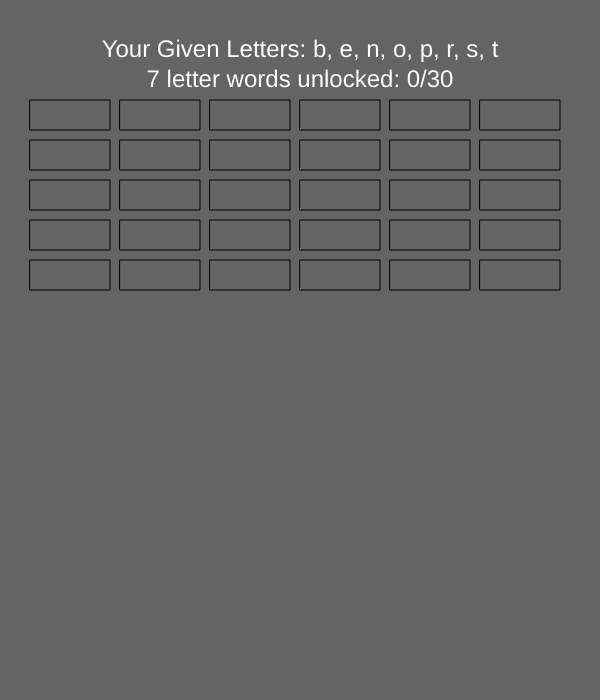
Frame 1 (no input)
Frame 60 (no input): identical to frame 1, image omitted
Frame 120 (the mouse pressed at the canvas centre since frame 60): identical to frame 1, image omitted

The p5.js sketch that drew this single still picture (run headless with seeded random() and noise() and a simulated clock; from frame 60 on, the mouse is pressed at the canvas centre):

// p5.js sketch
// ── sketch.js
function setup() {
  words = ["abandon","abdomen","abiding","abigail","ability","abolish","aborted","absence","absorbs","abstain","abusers","abusing","abusive","academy","accents","accepts","acclaim","accords","account","accrued","accused","accuses","acetate","achieve","acidity","acquire","acreage","acronym","acrylic","actions","actress","acutely","adamant","adapted","adapter","addicts","address","adhered","adjunct","adjusts","admiral","admired","admirer","adopted","adorned","advance","adverse","adverts","advised","adviser","advises","advisor","aerobic","aerosol","affairs","affects","affords","against","agendas","agility","airflow","airline","airport","airways","alameda","alarmed","alchemy","alcohol","alerted","algebra","aligned","alimony","alleged","alleges","allergy","allowed","alluded","almanac","almonds","already","alright","altered","amassed","amateur","amazing","ambient","amended","ammonia","amnesia","amnesty","amongst","amounts","amplify","amusing","analogy","analyse","analyst","analyze","anarchy","anatomy","anchors","ancient","android","angelic","angered","angling","angrily","anguish","angular","animals","animate","annexed","annoyed","annuity","anomaly","another","answers","antenna","anthrax","antigen","antique","anxiety","anxious","anybody","anymore","anytime","anyways","apology","apostle","apparel","appeals","appears","appease","applaud","applied","applies","appoint","approve","aquatic","aqueous","arcadia","archaic","archers","archery","archive","arduous","arguing","arising","armored","arousal","aroused","arrange","arrears","arrests","arrival","arrived","arrives","arsenal","arsenic","article","artisan","artists","artwork","ashamed","aspects","asphalt","aspirin","assault","asserts","assigns","assists","assumed","assumes","assured","assures","atheism","atheist","athlete","attacks","attempt","attends","attract","auction","audible","audited","auditor","augment","authors","autopsy","avenger","avenues","average","averted","avocado","avoided","awaited","awakens","awarded","awesome","awfully","awkward","babysit","backers","backing","backlog","backups","badgers","baffled","baggage","bailout","baiting","balance","balcony","ballads","ballast","balloon","ballots","bananas","bandage","bandits","banging","bangkok","bankers","banking","banners","banning","banquet","baptism","baptist","bargain","barista","barking","baroque","barrage","barrels","barrier","barring","baseman","bashing","baskets","bassist","bastion","batches","bathing","bathtub","batsman","batters","battery","batting","battled","battles","bayonet","beaches","beacons","beaming","bearded","bearers","bearing","beating","beavers","because","becomes","bedding","bedrock","bedroom","bedside","bedtime","beetles","beggars","begging","behaved","behaves","belated","beliefs","believe","bellows","belongs","beloved","benches","bending","beneath","benefit","berries","berserk","besides","bespoke","betting","between","bicycle","bidders","bidding","bigfoot","biggest","bigoted","bigotry","billing","billion","binding","biology","biomass","biotech","bipolar","biscuit","bishops","bizarre","blacked","bladder","blaming","blanket","blasted","blaster","blatant","blazers","blazing","blended","blender","blessed","blinded","blindly","bloated","blocked","blocker","blogger","blondie","blooded","blossom","blowing","blowout","blunder","bluntly","blurred","boarded","boasted","boating","bohemia","boilers","boiling","bologna","bolster","bombers","bombing","bonanza","bondage","bonding","bonfire","bonkers","bonuses","booking","booklet","boomers","booming","boosted","booster","bootleg","borders","boredom","borough","botanic","botched","bothers","bottled","bottles","bottoms","boulder","bounced","bouncer","bounces","bounded","bouquet","bourbon","bowlers","bowling","boycott","boyhood","bracing","bracket","braided","braille","braking","branded","bravely","bravery","breadth","breaker","breakup","breasts","breathe","breaths","breeder","brewers","brewery","brewing","bribery","bridges","briefed","briefly","brigade","bristol","brittle","broaden","broader","broadly","brokers","broncos","brothel","brother","brought","brownie","browser","bruised","bruises","brushed","brushes","bubbles","buckets","buddies","budding","budgets","buffalo","buffers","bugging","builder","buildup","bulging","bulldog","bullets","bullied","bullies","bullion","bullish","bullock","bullpen","bumping","bundled","bundles","bunkers","bunnies","bunting","burdens","burgers","burgess","burglar","burials","burners","burning","burnout","burrito","burrows","burying","busiest","busting","butcher","buttons","buzzing","cabaret","cabbage","cabinet","cadence","calcium","caliber","calibre","callers","calling","callous","calming","calorie","cameras","campers","camping","cancels","cancers","candies","candles","canning","cannons","canteen","canyons","capable","capital","capitol","capping","capsule","captain","caption","captive","capture","caramel","caravan","carcass","cardiac","careers","careful","carnage","carpets","carried","carrier","carries","carrots","cartels","cartier","cartoon","carving","cascade","cashier","cashing","casinos","casting","castles","catalog","catcher","catches","catered","catfish","cathode","causing","caution","cavalry","ceiling","celeste","censors","centers","central","centred","centres","centric","century","ceramic","cereals","certain","certify","chained","chaired","chamber","chances","changed","changer","changes","channel","chaotic","chapman","chapter","charged","charger","charges","chariot","charity","charley","charlie","charmed","charred","charter","chasing","chassis","chateau","chatted","chatter","cheaper","cheaply","cheated","cheater","checked","checker","cheddar","cheered","cheeses","cheetah","chemist","cherish","chevron","chewing","chicken","chiefly","chilled","chimney","chipped","choices","choking","cholera","chooses","chopped","chopper","christy","chronic","chuckle","cinemas","circled","circles","circuit","citadel","citizen","claimed","clapped","clarify","clarity","clashed","clashes","classed","classes","classic","clauses","cleaned","cleaner","cleanly","cleanse","cleanup","cleared","clearer","clearly","cleaver","clement","clerics","clicked","clients","climate","climbed","climber","clinics","clipped","clipper","clocked","clogged","cloning","closely","closest","closets","closing","closure","clothed","clothes","clouded","cluster","clutter","coached","coaches","coastal","coaster","coating","cocaine","cockpit","coconut","coerced","coexist","coffees","coffins","cohorts","coinage","coldest","collage","collars","collect","colleen","college","collide","collier","collins","cologne","colombo","colonel","colored","colours","columns","combine","comedic","comfort","comical","command","commend","comment","commits","commons","commune","commute","compact","company","compare","compass","compete","compile","complex","compose","compost","compute","comrade","concave","conceal","concede","concept","concern","concert","concise","concord","condemn","condoms","condone","conduct","conduit","confess","confirm","conform","confuse","conical","conjure","connect","conquer","consent","consist","console","consort","consult","consume","contact","contain","contend","content","contest","context","contour","control","convene","convent","convert","conveys","convict","convoys","cookery","cookies","cooking","coolant","coolest","cooling","copious","copying","cordial","corners","corolla","coroner","corpses","correct","corrupt","cosplay","costing","costume","cottage","cougars","coulter","council","counsel","counted","counter","country","coupled","couples","coupons","courage","courier","courses","cousins","couture","covered","coveted","cowards","cowboys","coyotes","cracked","cracker","crafted","crammed","cramped","crashed","crashes","craters","craving","crawled","crayons","crazier","created","creates","creator","credits","cricket","crimson","cripple","critics","crochet","cronies","crooked","cropped","crossed","crosses","crowded","crowned","crucial","cruelty","cruiser","cruises","crumble","crunchy","crusade","crushed","crusher","crushes","cryptic","crystal","cubicle","cuisine","culprit","culture","cunning","cupcake","curated","curator","curious","curling","current","cursing","curtain","curving","cushion","custard","custody","customs","cutlery","cutters","cutting","cyanide","cycling","cyclist","cyclone","cyclops","cynical","cypress","daggers","damaged","damages","damning","dancers","dancing","dangers","darkest","darling","dashing","dataset","daycare","daytime","dealers","dealing","dearest","debacle","debated","debates","debuted","decades","deceive","decency","decided","decides","decimal","declare","decline","decreed","decrees","deepest","default","defeats","defects","defence","defends","defense","defiant","deficit","defined","defines","deflect","defunct","defying","degrade","degrees","deities","delayed","deleted","delight","deliver","deluded","demands","demonic","demoted","denoted","denotes","densely","density","dentist","denying","departs","depends","depicts","deposed","deposit","deprive","derived","derives","derrick","descend","descent","deserts","deserve","designs","desired","desires","desktop","despair","despise","despite","dessert","destiny","destroy","details","detects","detract","develop","deviant","deviate","devices","devious","devised","devoted","diagram","dialect","dialing","diamond","diapers","diaries","dickens","dictate","dietary","dieting","differs","diffuse","digging","digital","dignity","dilemma","diluted","dinners","diocese","dioxide","diploma","dipping","directs","disable","discard","discern","discord","discuss","disdain","disease","disgust","dislike","dismiss","display","dispose","dispute","disrupt","dissent","distant","distort","disturb","ditched","ditches","diverse","divided","divides","divorce","docking","doctors","dodgers","dodging","dollars","dolphin","domains","donated","donkeys","doorway","dormant","dossier","doubled","doubles","doubted","downing","drafted","dragged","dragons","drained","drastic","draught","drawers","drawing","dreaded","dreamed","dreamer","dressed","dresser","dresses","dribble","drifted","drilled","drinker","drivers","driving","drizzle","dropout","dropped","drought","drowned","drugged","drummer","drunken","duality","dubious","dubstep","duchess","ducking","dumbest","dummies","dumping","dungeon","durable","dusting","dwarves","dynamic","dynasty","eagerly","earbuds","earlier","earners","earnest","earning","earring","earthly","easiest","eastern","echoing","eclipse","ecology","economy","ecstasy","editing","edition","editors","educate","effects","efforts","ejected","elastic","elderly","elected","elegant","element","elevate","elitist","elusive","emailed","embargo","embassy","embrace","embryos","emerald","emerged","emerges","eminent","emitted","emotion","empathy","emperor","empires","employs","empower","empress","emptied","emulate","enabled","enables","enacted","enclave","encoded","endemic","endgame","endings","endless","endorse","endowed","endured","enemies","enforce","engaged","engages","engines","enhance","enjoyed","enlarge","enquiry","enraged","ensuing","ensured","ensures","entails","entered","entries","entropy","envious","enzymes","episode","epitome","equally","equates","equator","equinox","erasing","erected","erosion","errands","erratic","erupted","escaped","escapes","escorts","esports","esquire","essence","estates","estuary","etching","eternal","ethanol","ethical","evasion","evasive","evening","evicted","evident","evolved","evolves","exactly","exalted","examine","example","exceeds","excerpt","excited","excites","exclude","excused","excuses","execute","exerted","exhaust","exhibit","existed","exiting","expands","expanse","expects","expense","experts","expired","expires","explain","explode","exploit","explore","exports","exposed","exposes","express","extends","extinct","extract","extreme","eyeball","eyebrow","eyelids","fabrics","faction","factors","factory","factual","faculty","failing","failure","fainted","faintly","fairest","fairies","falcons","fallacy","falling","fallout","falsely","fanatic","fancied","fancies","fanfare","fanning","fantasy","farmers","farming","farther","fascism","fascist","fashion","fastest","fasting","fatally","fateful","fathers","fatigue","favored","favours","fearful","fearing","feather","feature","federal","feeders","feeding","feeling","fellows","females","fencing","ferries","fertile","fervent","festive","fetched","fiancee","fiction","fielded","fielder","fifteen","fifties","fighter","figured","figures","filings","fillers","filling","filming","filters","finally","finance","finding","finesse","fingers","firearm","firefly","fireman","firemen","firstly","fishery","fishing","fission","fitness","fitting","fixture","flagged","flaming","flanked","flannel","flashed","flashes","flatter","flavors","flavour","fledged","fleeing","flexing","flicker","flights","flipped","floated","flooded","florist","flowers","flowing","fluency","flushed","flutter","focused","focuses","folders","folding","foliage","follows","fooling","foolish","footage","footing","forbade","forbids","forcing","forearm","foreign","foreman","foresee","forests","forever","forfeit","forgave","forgery","forgets","forging","forgive","formats","forming","formula","forties","fortune","forward","fossils","fosters","founded","founder","foundry","fragile","framing","frankly","frantic","fraught","freaked","freedom","freeing","freeman","freeway","freezer","freezes","freight","fresher","freshly","friends","frigate","fringes","frontal","fronted","frosted","frowned","fueling","fuelled","fulfill","fullest","funding","funeral","funnier","furious","furnace","furnish","further","futures","gadgets","gaining","galilee","gallant","gallery","gallons","gallows","gambler","gangsta","garages","garbage","gardens","garland","garment","garnish","gasping","gastric","gateway","gathers","gazette","gearbox","gearing","genders","general","generic","genesis","genetic","genital","genomes","genomic","gentile","genuine","geology","germans","gestapo","gesture","getaway","getting","ghastly","ghostly","gibbons","giggles","gilbert","gimmick","giraffe","glacial","glacier","glamour","glanced","glances","glaring","glasses","glazing","gliding","glimmer","glimpse","glitter","glorify","glowing","glucose","goblins","goddess","goggles","golfers","golfing","goodbye","goodies","goodman","googled","gorilla","gosling","gospels","gourmet","governs","grabbed","graders","grading","gradual","grammar","grandma","grandpa","granger","granite","granted","graphic","grapple","grasped","grasses","grating","gravely","gravity","grazing","greater","greatly","greener","greeted","grenade","griffin","grilled","grinder","gripped","grizzly","grocery","groomed","grooves","groping","grossed","grossly","grounds","grouped","growers","growing","guarded","guessed","guesses","guiding","guineas","guitars","gunfire","gunners","gunning","gunshot","gymnast","habitat","hackers","hacking","hackney","hailing","haircut","halfway","hallway","halting","hamburg","hammers","hammock","hamster","handbag","handful","handgun","handing","handled","handler","handles","handset","hanging","hangout","happens","happier","happily","harbour","hardest","harmful","harming","harmony","harness","harsher","harshly","harvest","hashtag","hastily","hatched","hatches","hatchet","hateful","hauling","haunted","hawking","hazards","headers","heading","headset","headway","healing","healthy","hearing","hearsay","hearted","heaters","heathen","heather","heating","heavens","heavier","heavily","hectare","heights","heinous","heiress","helmets","helpers","helpful","helping","hepatic","heroism","herring","herself","hiccups","hickory","hideous","hideout","highest","highway","hilltop","himself","hinting","hippies","hipster","history","hitters","hitting","hobbies","holders","holding","holiday","holland","holster","honesty","honored","honours","hoodies","hooking","hopeful","hopping","horizon","hormone","hornets","horrors","hospice","hostage","hostess","hostile","hosting","hotline","hotspot","hotspur","hottest","housing","however","howling","huddled","hugging","humbled","humming","hundred","hunters","hunting","hurdles","hurling","hurried","hurtful","hurting","husband","huskies","hybrids","hydrate","hygiene","iceberg","ideally","idiotic","idyllic","ignited","ignored","ignores","illegal","illicit","illness","imagery","imagine","imaging","imitate","immense","immoral","impacts","impeach","impetus","implant","implied","implies","imports","imposed","imposes","impress","imprint","improve","impulse","inbound","incense","incline","include","incomes","indexed","indexes","indices","indoors","induced","induces","indulge","inertia","infancy","infants","inferno","infield","inflate","inflict","informs","infused","inhabit","inhaled","inherit","inhibit","inhuman","initial","injured","inmates","innings","inquest","inquire","inquiry","insects","inserts","insider","insides","insight","insists","insofar","inspect","inspire","install","instant","instead","insular","insulin","insults","insured","insurer","integer","intends","intense","interim","interns","invaded","invalid","inverse","invests","invited","invites","invoice","invoked","involve","ironing","islands","isolate","isotope","issuing","italics","itching","jackets","jackman","jackpot","jaguars","jamming","janitor","jarring","jasmine","jealous","jerseys","jewelry","jobless","jogging","johnnie","joining","jointly","journal","journey","jubilee","judging","jukebox","jumpers","jumping","juniors","juniper","junkies","justice","justify","karaoke","keepers","keeping","ketchup","keynote","keyword","khalifa","kicking","kickoff","kidding","kidneys","killers","killing","kindred","kinetic","kingdom","kinship","kissing","kitchen","kittens","knights","knitted","knocked","knowing","knuckle","kremlin","labeled","lacking","lactose","ladders","lagging","lambert","landing","langley","lantern","laptops","largely","largest","lasagna","lashing","lasting","latency","lateral","lattice","laughed","laundry","lawless","lawsuit","lawyers","layered","layoffs","layouts","leaders","leading","leaflet","leagues","leakage","leaking","leaning","leaping","learned","learner","leasing","leather","leaving","lecture","leftist","legally","legends","legions","leisure","lenders","lending","lengths","lengthy","lenient","leopard","lesbian","lesions","lessons","letters","letting","lettuce","leveled","lexicon","liaison","liberal","liberty","library","licence","license","licking","lifting","lighted","lighten","lighter","lightly","likened","limited","lineage","lineman","linkage","linking","liquids","listens","listing","literal","lithium","liturgy","lizards","loading","lobbied","lobster","locally","located","locator","lockers","locking","lockout","lodging","logging","logical","longest","longing","looking","lookout","looming","looping","loosely","loosing","looting","lottery","loudest","lovable","lowered","loyalty","luckily","luggage","lullaby","lunatic","lunches","lurking","lyrical","machete","machine","madness","maestro","magenta","magical","magnate","magneto","magnets","mahatma","mailbox","mailing","majesty","malaria","malware","mammals","mammoth","managed","manager","manages","mandate","manhood","manhunt","mankind","manners","manning","mansion","manuals","mapping","marbles","marched","marches","margins","mariner","marines","marital","markers","markets","marking","marlins","marquee","marquis","married","marries","marshal","marshes","martial","martian","martini","martins","martyrs","mascara","masking","masonry","massage","massive","masters","mastery","matched","matches","matchup","matilda","matters","matured","maximal","maximum","maximus","maxwell","mayoral","meadows","meaning","measles","measure","mediate","medical","mediums","meeting","melissa","melodic","melting","members","memoirs","mention","mentors","mercury","mergers","merging","mermaid","message","messiah","messing","methane","methods","metrics","midland","midterm","midtown","midwife","migrant","migrate","mileage","militia","milking","millers","milling","million","mindful","minding","mindset","mineral","minimal","minimum","minions","minivan","minutes","miracle","mirrors","misfits","mislead","missile","missing","mission","mistake","mistook","misused","mixtape","mixture","moaning","mobiles","mockery","mocking","modeled","modesty","modular","modules","molding","moments","monarch","moniker","monitor","monkeys","monsoon","monster","montage","monthly","morales","morally","morning","morocco","mortals","mortars","mosques","mothers","motions","motives","mounted","mouthed","movable","muffins","muffled","mundane","murders","muscles","museums","musical","mussels","mustang","mustard","mutants","mutated","mystery","nagging","nailing","napkins","napping","narrows","nascent","nations","natives","natural","natured","naughty","nearest","nearing","needing","needles","neglect","neither","nemesis","nephews","nervous","nesting","nestled","netball","netting","network","neurons","neutral","neutron","newborn","nightly","nipples","nirvana","nitrate","nodding","nomadic","nominal","nominee","nonstop","noodles","notable","notably","notched","nothing","noticed","notices","notions","nouveau","novella","novelty","nowhere","nuanced","nuances","nuclear","nucleus","nuggets","numeric","nursery","nursing","nurture","oatmeal","obesity","obeying","objects","obliged","oblique","obscene","obscure","observe","obtains","obvious","oceanic","octopus","odyssey","offence","offense","offered","officer","offices","offline","offside","ominous","omitted","omnibus","onboard","oneself","ongoing","onstage","onwards","opening","operate","opinion","opioids","opposed","opposes","optical","optimal","optimum","options","oranges","orbital","orchard","orchids","ordered","orderly","organic","origins","orioles","orleans","orphans","ostrich","ottoman","outages","outback","outcast","outcome","outdoor","outfits","outflow","outings","outlaws","outlets","outline","outlook","outpost","outputs","outrage","outside","outward","ovarian","ovaries","ovation","overall","overdue","overlap","overlay","overrun","oversaw","oversee","overtly","overuse","oysters","pacific","package","packers","packets","packing","padding","paddock","pageant","painful","painted","painter","pairing","paisley","pajamas","palaces","palette","pancake","pandora","panther","panties","parable","parades","paradox","paragon","parcels","parents","parking","parkway","parlour","parrots","parsley","parsons","partake","partial","parties","parting","partner","passage","passing","passion","passive","pastime","pastors","pasture","patched","patches","patents","pathway","patient","patriot","patrols","patrons","pattern","pausing","payable","payback","payload","payment","payouts","payroll","peaches","peacock","peaking","peanuts","peasant","pebbles","peeling","pelican","pellets","penalty","penance","pencils","pendant","pending","penguin","pennies","pension","peoples","peppers","peptide","percent","perched","perfect","perform","perfume","perhaps","periods","perjury","permits","persist","persona","persons","pervert","petting","phantom","pharaoh","phoenix","photons","phrases","physics","pianist","piccolo","picking","pickled","pickles","pickups","picture","pierced","pigeons","pigment","pilgrim","pillars","pillows","piloted","pinball","pinched","pinning","pioneer","pirates","pistols","pistons","pitched","pitcher","pitches","pitiful","pivotal","placebo","placing","plagued","plainly","planets","planned","planner","planted","planter","plaques","plaster","plastic","plateau","plating","platoon","platter","playboy","players","playful","playing","playoff","pleaded","pleased","pleases","pledged","pledges","plenary","plotted","plucked","plugged","plumber","plunder","plunged","plywood","pockets","podcast","pointed","pointer","poisons","pollard","polling","polygon","polymer","pompous","pooping","poorest","popcorn","popping","popular","portals","portion","portman","portray","possess","postage","posters","posting","postman","posture","postwar","potency","pottery","poultry","pounded","pouring","poverty","powders","powered","prairie","praised","praises","prayers","praying","precise","predict","preface","prefect","prefers","prelude","premier","premise","premium","prepaid","prepare","prequel","present","pressed","presses","presume","pretend","pretext","prevail","prevent","preview","pricing","prickly","priests","primary","primate","princes","printed","printer","prisons","privacy","private","probate","probing","problem","proceed","process","proctor","procure","prodigy","produce","product","profile","profits","program","project","prolong","promise","promote","prompts","pronoun","propane","prophet","propose","propped","prosper","protect","protein","protest","protons","proudly","proverb","provide","proving","provoke","provost","prowess","proxies","prudent","pruning","psychic","puberty","publish","pudding","pulling","pumping","pumpkin","punched","punches","pundits","puppets","puppies","puritan","purpose","pursued","pursues","pursuit","pushing","putting","puzzled","puzzles","pyramid","qualify","quality","quantum","quarrel","quarter","quartet","queries","queuing","quicker","quickly","quieter","quietly","quizzes","quoting","rabbits","raccoon","racists","racking","radiant","radical","rafters","raiders","raiding","railing","railway","rainbow","raining","raising","raisins","rallied","rallies","rampage","rampant","rancher","rangers","ranging","ranking","ranting","rapidly","rappers","rapping","rapport","raptors","rapture","ratchet","ratings","rations","rattled","ravaged","reached","reaches","reacted","reactor","readers","readily","reading","realise","realism","realist","reality","realize","rearing","reasons","rebates","rebirth","rebound","rebuild","rebuilt","recalls","receipt","receive","recipes","recital","recited","reclaim","records","recount","recover","recruit","rectify","recycle","redding","reddish","redhead","redneck","redress","reduced","reduces","redwood","reeling","referee","refined","reflect","reforms","refrain","refresh","refugee","refunds","refusal","refused","refuses","refuted","regards","regency","regents","regimen","regimes","regions","regrets","regroup","regular","reigned","reissue","rejects","rejoice","relapse","related","relates","relaxed","relayed","release","reliant","relieve","relying","remains","remarks","rematch","reminds","remixes","remnant","remorse","removal","removed","removes","renamed","renders","renewal","renewed","rentals","renters","renting","repairs","repeats","replace","replays","replica","replied","replies","reports","reprint","reptile","reputed","request","requiem","require","rescued","rescues","reserve","resided","resides","residue","resigns","resists","resolve","resorts","respect","respite","respond","restart","resting","restore","results","resumed","resumes","retains","rethink","retinal","retired","retires","retract","retreat","returns","reunion","reunite","reveals","revenge","revenue","revered","reverse","reviews","revised","revisit","revival","revived","revoked","revolve","rewards","rewrite","rhythms","ribbons","richest","riddled","rigging","rightly","ringing","rioters","rioting","ripping","ripples","risking","rituals","rivalry","riviera","roadway","roaming","roaring","roasted","robbers","robbery","robbing","robotic","rockers","rockets","rockies","rocking","rodents","rollers","rolling","rollout","romance","roofing","rooftop","rookies","rooster","rooting","rosters","rotated","rotates","rotting","roughly","rounded","rounder","roundup","routine","routing","royalty","rubbing","rubbish","ruining","rulings","rumored","rumours","runaway","rundown","runners","running","runways","rupture","rushing","sacking","saddest","sadness","saffron","sailing","sailors","salient","salvage","sampled","sampler","samples","samurai","sandals","sandbox","sanders","sarcasm","satanic","satisfy","sausage","savages","savings","saviour","sayings","scaling","scandal","scanned","scanner","scarier","scaring","scarlet","scarred","scarves","scatter","scenery","scented","schemes","scholar","schools","science","scooped","scooter","scorers","scoring","scourge","scraped","scrappy","scratch","screams","screens","screwed","scripts","scrolls","scumbag","seafood","seagull","sealing","seaside","seasons","seating","seaweed","seconds","secrecy","secrets","section","sectors","secular","secured","secures","seduced","seeding","seekers","seeking","seeming","segment","seismic","seizing","seizure","selects","selfies","selfish","sellers","selling","seminal","seminar","senator","sending","seniors","sensing","sensors","sensory","sensual","sequels","serious","sermons","serpent","servant","servers","service","serving","session","setback","setting","settled","settler","settles","seventh","seventy","several","severed","shading","shadows","shadowy","shaking","shallow","shaming","shampoo","shaping","sharing","sharpen","sharper","sharply","shatter","shaving","shelled","shelter","shelved","shelves","sheriff","shields","shifted","shifter","shining","shipped","shipper","shocked","shocker","shooter","shopped","shopper","shorten","shorter","shortly","shotgun","shoulda","shouted","shoving","showbiz","showers","showing","shrines","shrinks","shudder","shuffle","shunned","shutout","shutter","shuttle","sibling","sidebar","siemens","sighted","signage","signals","signify","signing","silence","silicon","similar","simmons","simpler","sincere","singers","singing","singled","singles","sinking","sinners","sipping","sisters","sitting","sixteen","sixties","sizable","skaters","skating","sketchy","skilled","skillet","skinned","skinner","skipped","skipper","skyline","slammed","slander","slapped","slashed","slavery","slaying","sleeper","sleeves","slender","slicing","sliding","slipped","slipper","slogans","sloping","slotted","slowest","slowing","slumber","slumped","smacked","smaller","smarter","smashed","smashes","smeared","smelled","smiling","smitten","smokers","smoking","smuggle","snapped","sneaker","snipers","snippet","snooker","snoring","snowing","snowman","snuggle","soaking","soaring","sobbing","society","sockets","soldier","solicit","solidly","soluble","solvent","solving","someday","somehow","someone","soprano","sorcery","sorrows","sorting","soulful","sounded","sourced","sources","soviets","soybean","spacing","spanned","sparing","sparked","sparkle","sparkly","sparrow","spatial","spawned","speaker","special","species","specify","specter","spectra","spectre","spelled","spencer","spewing","spheres","spiders","spiegel","spilled","spinach","spindle","spinner","spirits","spoiled","spoiler","sponges","sponsor","spooked","spotted","spouses","sprayed","spreads","springs","sprints","sprouts","spurred","squared","squares","squeaky","squeeze","squishy","stabbed","stables","stacked","stadium","staffed","staffer","staging","stained","stalked","stalker","stalled","stamina","stamped","standby","staples","stardom","staring","starred","started","starter","startup","starved","stately","stating","station","statues","stature","statute","staunch","staying","stealth","steamed","steamer","steeped","steered","stellar","stemmed","stepped","sterile","steroid","stevens","steward","sticker","stimuli","stipend","stirred","stocked","stomach","stopped","stopper","storage","stories","storing","stormed","strains","straits","strands","strange","streaks","streams","streets","stretch","strides","striker","strikes","strings","striped","stripes","strives","strokes","studded","student","studied","studies","studios","stuffed","stumble","stunned","styling","stylish","stylist","subdued","subject","sublime","submits","subsidy","subunit","suburbs","succeed","success","succumb","suckers","sucking","suction","suffers","suffice","suggest","sulfate","sulphur","summary","summers","summits","summons","sunrise","sunsets","support","suppose","supreme","surface","surfers","surfing","surgeon","surgery","surging","surname","surpass","surplus","surreal","surveys","survive","suspect","suspend","sustain","swagger","swallow","swapped","swaying","sweater","sweeney","sweeter","sweetie","sweetly","swelled","swiftly","swimmer","swollen","symbols","symptom","synergy","synonym","syringe","systems","tablets","tabloid","tackled","tackles","tactics","tactile","tagging","tagline","tainted","takeoff","talents","talking","tallest","tampons","tangent","tangled","tankers","tanning","tantrum","tapered","tapping","targets","tariffs","tasting","tattoos","taxable","teacher","teaches","teaming","tearing","teasing","tedious","teenage","telecom","telling","tempest","temples","tempted","tenancy","tenants","tenders","tending","tendons","tension","tenuous","tequila","terrace","terrain","terrier","testers","testify","testing","textile","texting","textual","texture","thanked","theater","theatre","theorem","therapy","thereby","therein","thereof","thermal","thicker","thieves","thinker","thinner","thirdly","thirsty","thistle","thought","threads","threats","thrills","thrived","thrives","throats","thrones","through","thunder","thyroid","tickets","ticking","tickled","tiffany","tighten","tighter","tightly","tilting","timbers","timothy","tiniest","tipping","tissues","titanic","toasted","toaster","tobacco","toddler","toilets","tongues","tonight","toothed","topical","topless","topping","torches","torment","tornado","torpedo","torrent","torture","tossing","totaled","totally","touched","touches","tougher","touring","tourism","tourist","tourney","towards","tracing","tracked","tracker","tractor","traders","trading","traffic","tragedy","trailed","trailer","trained","trainee","trainer","traitor","transit","trapped","trashed","travels","treason","treated","tremble","tribune","tribute","tricked","trickle","trident","trigger","trilogy","trimmed","tripled","tripoli","tripped","triumph","trivial","trolley","trooper","tropics","trouble","truffle","trumpet","trusted","trustee","tsunami","tubular","tuition","tumbled","tumours","tunnels","turbine","turkeys","turmoil","turning","turnout","turrets","turtles","tweaked","tweeted","twelfth","twinkle","twisted","twister","twitter","typhoon","typical","tyranny","ukulele","umpires","unarmed","unaware","uncanny","unclean","unclear","uncover","undated","undergo","undoing","unequal","unfolds","unhappy","unheard","unicorn","unified","uniform","unitary","uniting","unknown","unleash","unlucky","unnamed","unravel","unusual","unveils","updated","updates","upgrade","uploads","upright","upscale","upstate","upwards","uranium","urgency","urinary","useless","ushered","usually","uterine","utility","utilize","utopian","uttered","utterly","vacancy","vacated","vaccine","vaguely","valiant","valleys","valuing","vampire","vanessa","vanilla","vantage","variant","variety","various","varnish","varsity","varying","vaulted","vectors","veggies","vehicle","vending","vendors","venting","ventral","venture","verdict","version","vertigo","vessels","veteran","vetting","vibrant","vibrate","viceroy","vicious","victims","victory","viewers","viewing","village","villain","vinegar","vintage","violate","violent","virgins","virtual","virtues","viruses","visible","visibly","visions","visited","visitor","visuals","vitamin","vividly","voicing","volcano","voltage","volumes","voucher","voyager","voyages","vulture","waffles","wailing","waiters","waiting","waivers","walkers","walking","walkway","wallets","walnuts","wanders","wannabe","wanting","warfare","warhead","warlord","warmest","warming","warning","warrant","warring","warrior","warship","wartime","washing","wasting","watched","watcher","watches","watered","wayward","weakens","weakest","wealthy","weapons","wearing","weather","weaving","webinar","website","webster","wedding","weekday","weekend","weeping","weighed","weights","weirder","weirdly","welcome","welding","welfare","western","wetland","whaling","wheeled","wheeler","whereas","whereby","wherein","whether","whining","whipped","whiskey","whisper","whistle","whiting","whitney","whoever","wickets","widened","widowed","widower","wiggins","wildcat","wildest","willful","willing","winding","windows","wingers","winners","winning","winters","wishful","wishing","witches","without","witness","wizards","wonders","wording","workers","working","workout","worldly","worried","worries","worship","wounded","wrapped","wrapper","wrecked","wrestle","wrinkle","writers","writing","written","wronged","wrongly","wrought","xylenyl","yawning","yelling","yielded","yoghurt","yorkers","younger","zaniest","zombies","zoology"];
  createCanvas(600, 700);
  suspects = [];
  while (suspects.length < 6 || suspects.length > 90) {
  lettersGiven = [];
  freq = words.join("").split("");
  i = 0;
  while (lettersGiven.length < 8) {
  ff = freq[floor(random(0, freq.length))];
  if (!lettersGiven.includes(ff))
  lettersGiven.push(ff); i++;
  }
  lettersGiven.sort();
  suspects = [];
  for (j = 0; j < words.length; j++) {
  lett = "abcdefghijklmnopqrstuvwxyz";
  pass = true;
  for (k = 0; k < 26; k++) {
  if (words[j].includes(lett[k]) && !lettersGiven.includes(lett[k])) {
  pass = false;
  }
  }
  if (pass) {suspects.push(words[j])}
  }}
  unlocked = [];
}

function draw() {
  background(100);
  fill(255);
  textFont("Arial", 24);
  textAlign(CENTER, CENTER);
  text("Your Given Letters: " + lettersGiven.join(", "), 300, 50);
  text("7 letter words unlocked: " + unlocked.length + "/" + suspects.length, 300, 80);
  textSize(16);
  for (a = 0; a < suspects.length; a++) {
  fill(100);
  rect((a % 6) * 90 + 30, floor(a/6) * 40 + 100, 80, 30);
  fill(255);
  if (unlocked.includes(suspects[a])) {text(suspects[a], (a % 6) * 90 + 70, floor(a/6) * 40 + 115)}
  }
}

function submit() {
  if (suspects.includes(inputt.value) && !unlocked.includes(inputt.value) && inputt.value.length == 7) {
  unlocked.push(inputt.value);
  textt.innerText = "New 7 letter word unlocked!";
  } else {
  textt.innerText = "Sorry, this word is not contained in the possible suspects. Please enter a different word.";
    if (unlocked.includes(inputt.value)) {textt.innerText = "You already have this word unlocked."}
  }
}
// ── style.css
html, body {
  margin: 0;
  padding: 0;
}
canvas {
  display: block;
}
input, button {
font-size: 24px;
}
